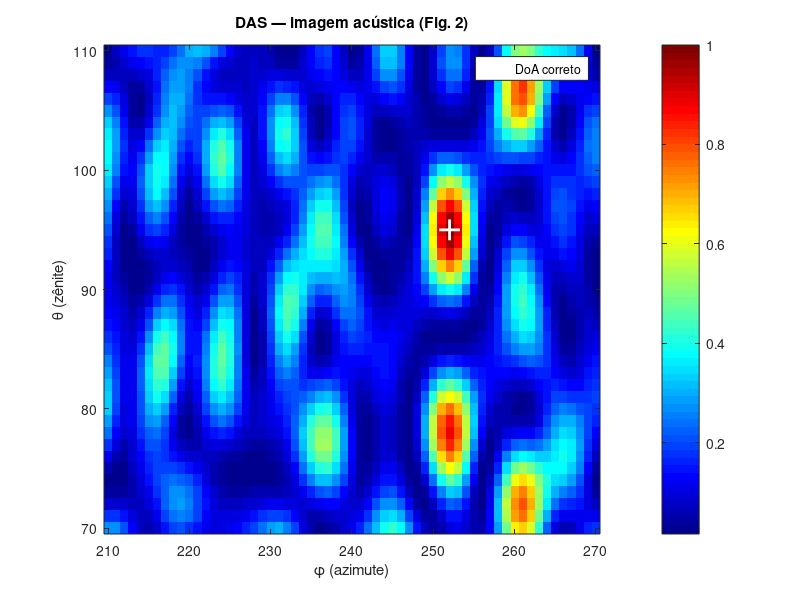
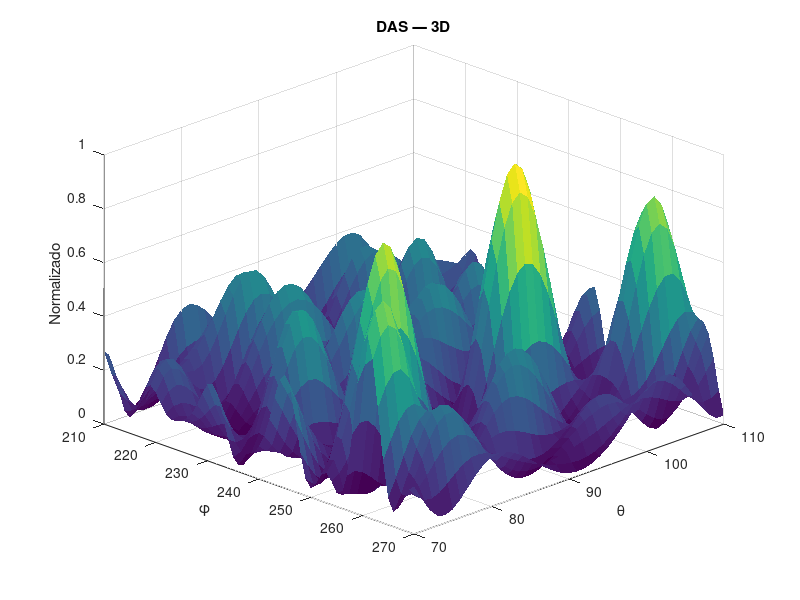
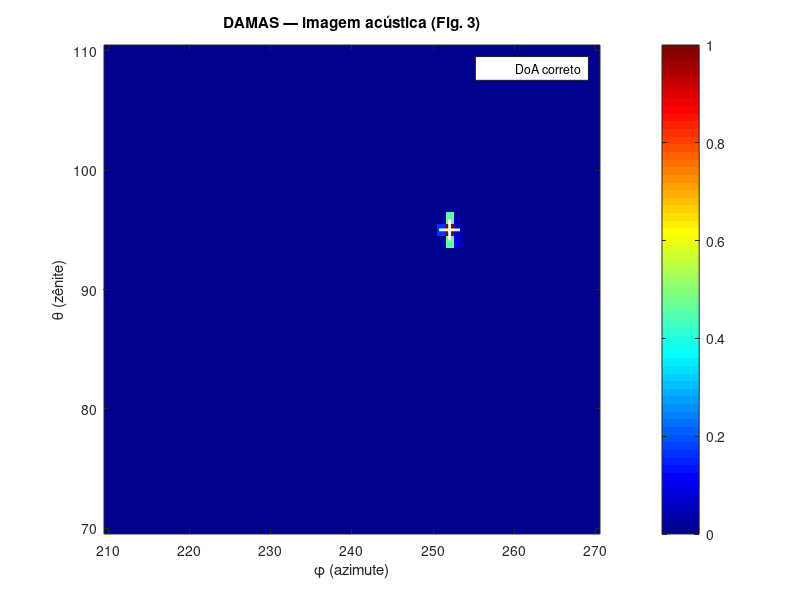
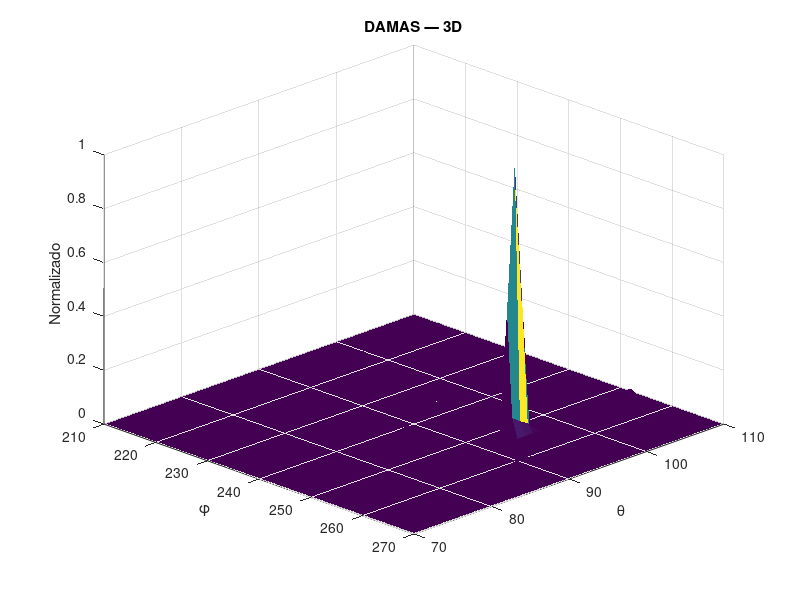

These figures' MATLAB source, in order:
clear; close all; clc;
%==========================================================================
% DAMAS — Reprodução do exemplo simulado do Tech Report (Apolinario, 2026)
% Reproduz a Fig. 2 (DAS) e a Fig. 3 (DAMAS) com sinal SINTÉTICO.
% Geometria: 6 mics reais do projeto IME. Grid grosso (1 grau) p/ validar.
%==========================================================================

%----------------
% Inicializações:
%----------------
c  = 343;    % velocidade do som (m/s)
f  = 700;    % frequência do tom (Hz)
M  = 6;      % número de microfones
fs = 44100;  % taxa de amostragem (Hz)

%---------------------------------
% Coordenadas dos mics (em metro):
%---------------------------------
p1 = (1/100)*[237.0;   0.0;    105.89].';
p2 = (1/100)*[-118.60; 205.40; 105.89].';
p3 = (1/100)*[-118.60; -205.40;105.89].';
p4 = (1/100)*[-175.00; 0.0;    265.89].';
p5 = (1/100)*[87.50;  -151.60; 265.89].';
p6 = (1/100)*[87.50;   151.60; 265.89].';
P  = [p1; p2; p3; p4; p5; p6];  % Matriz de posições (6x3)

%==========================================================================
% (1) GERAÇÃO DO SINAL SIMULADO  -- substitui o bloco de audioread
%--------------------------------------------------------------------------
% Reproduz a Sec. III do paper: WGN passa-baixa modulado por portadora de
% 700 Hz, vindo de UMA fonte em (theta_SOI, phi_SOI), com ruído branco
% espacialmente descorrelacionado para SNR = 10 dB.
% Para voltar aos sinais REAIS: comente este bloco e descomente o audioread.
%==========================================================================
theta_SOI = 95;    % zênite da fonte (graus)
phi_SOI   = 252;   % azimute da fonte (graus)
SNR_dB    = 10;    % relação sinal-ruído (dB)
T         = 15;    % duração (s)  -> paper usa 15 s (661.500 amostras)
K         = round(T*fs);  % número de snapshots

wo = 2*pi*f/fs;    % frequência digital da portadora

% --- sinal-fonte: WGN passa-baixa (banda-base ~ deltaf) ---
deltaf = 100;                            % largura de banda do envelope (Hz)
s = randn(1, K);                         % WGN
[bb, ab] = butter(4, (deltaf/2)/(fs/2)); % passa-baixa
s = filter(bb, ab, s);                   % envelope band-limited
s = s / sqrt(mean(abs(s).^2));           % normaliza potência

% --- vetor de direção e steering da fonte ---
vectork_SOI = [sind(theta_SOI)*cosd(phi_SOI); ...
               sind(theta_SOI)*sind(phi_SOI); ...
               cosd(theta_SOI)];
% atraso geométrico (em amostras) de cada mic
tau = (P * vectork_SOI) / c;             % atraso em segundos (6x1)

% --- monta sinais analíticos de cada mic: s(k) modulado + fase do atraso ---
k_idx = 0:K-1;
carrier = exp(1i*wo*k_idx);              % portadora analítica
snapshots = zeros(M, K);
for m = 1:M
    phase_delay = exp(-1i*2*pi*f*tau(m));   % fase do atraso (Eq.4)
    snapshots(m,:) = s .* carrier * phase_delay;
end

% --- adiciona ruído branco espacial p/ SNR alvo ---
Psig = mean(abs(snapshots(:)).^2);
Pn   = Psig / (10^(SNR_dB/10));
noise = sqrt(Pn/2)*(randn(M,K) + 1i*randn(M,K));
snapshots = snapshots + noise;

%==========================================================================
% (1-REAL) BLOCO ALTERNATIVO PARA SINAIS REAIS (deixar comentado por ora)
%==========================================================================
% [x1, fs]  = audioread('gravacoes/mic1.wav');
% ... (seu bloco original de audioread + filtro FIR + hilbert) ...
% snapshots = [x1.'; x2.'; ... ; x6.'];
%==========================================================================

%-------------------------------------
% Estimando matriz de covariância Rx:
%-------------------------------------
Rx = snapshots * snapshots' / K;

%==========================================================================
% (2) GRID DE DIREÇÕES  (exemplo do paper, mas com passo grosso p/ validar)
%==========================================================================
deltagraus = 1;                 % <-- comece com 1 grau; depois 0.2
theta_vec = 70:deltagraus:110;  % zênite
phi_vec   = 210:deltagraus:270; % azimute
Ntheta = numel(theta_vec);
Nphi   = numel(phi_vec);
N      = Ntheta*Nphi;           % total de direções no grid

%==========================================================================
% (3) DAS  -- reproduz a Fig. 2
% Também guardamos TODOS os steering vectors p/ reaproveitar no DAMAS.
%==========================================================================
disp('Calculando DAS...'); tic

Asteer = zeros(M, N);   % matriz com todos os steering vectors (M x N)
b_img  = zeros(N, 1);   % imagem DAS empilhada (vetor coluna) -> "b"
col = 0;
for it = 1:Ntheta
    theta = theta_vec(it);
    for ip = 1:Nphi
        phi = phi_vec(ip);
        col = col + 1;
        vectork = [sind(theta)*cosd(phi); sind(theta)*sind(phi); cosd(theta)];
        a = exp(-1i*2*pi*f * P * vectork / c);   % steering (NÃO normalizado)
        Asteer(:,col) = a;
        w = a / M;                               % peso DAS (Eq.10)
        b_img(col) = real(w' * Rx * w);          % potência (Eq.11)
    end
end
fprintf('DAS pronto em %d s.\n', round(toc));

% reorganiza b em matriz (theta x phi) para visualizar
Imagem_DAS = reshape(b_img, Nphi, Ntheta).';

%==========================================================================
% (4) MATRIZ A  (Point-Spread Function)  -- Eq. (14)
% A = (1/M^2) * (Asteer^H Asteer) .* conj(Asteer^H Asteer)
%==========================================================================
disp('Montando matriz A (PSF)...'); tic
G = Asteer' * Asteer;            % N x N (produtos internos entre direções)
A = (1/M^2) * (G .* conj(G));    % Hadamard -> |.|^2  (real, não-negativa)
A = real(A);
fprintf('A montada (%dx%d) em %d s.\n', N, N, round(toc));

%==========================================================================
% (5) DAMAS  -- Algoritmo 1 / Eq. (16)
% Gauss-Seidel com projeção em não-negatividade.
%==========================================================================
NLOOPS = 500;
p = zeros(N,1);                  % imagem deconvoluída (inicia em zero)
Adiag = diag(A);

disp('Rodando DAMAS...'); tic
for loop = 1:NLOOPS
    for i = 1:N
        % soma dos outros termos (j != i) usando p atual (Gauss-Seidel)
        interf = A(i,:)*p - A(i,i)*p(i);
        p(i) = max(0, (b_img(i) - interf)/Adiag(i));
    end
end
fprintf('DAMAS pronto (%d iteracoes) em %d s.\n', NLOOPS, round(toc));

Imagem_DAMAS = reshape(p, Nphi, Ntheta).';

%==========================================================================
% (6) PLOTS  -- Figs. 2 e 3
%==========================================================================
% ---- DAS 2D ----
figure
imagesc(phi_vec, theta_vec, Imagem_DAS/max(Imagem_DAS(:)))
set(gca,'YDir','normal'); colorbar; colormap jet
xlabel('\phi (azimute)'); ylabel('\theta (zênite)')
title('DAS — imagem acústica (Fig. 2)')
hold on; plot(phi_SOI, theta_SOI, 'w+', 'MarkerSize',15,'LineWidth',2)
legend('DoA correto')

% ---- DAS 3D ----
figure
[PHI,THETA] = meshgrid(phi_vec, theta_vec);
surf(PHI, THETA, Imagem_DAS/max(Imagem_DAS(:)), 'EdgeColor','none')
view(45,30); xlabel('\phi'); ylabel('\theta'); zlabel('Normalizado')
title('DAS — 3D')

% ---- DAMAS 2D ----
figure
imagesc(phi_vec, theta_vec, Imagem_DAMAS/max(Imagem_DAMAS(:)))
set(gca,'YDir','normal'); colorbar; colormap jet
xlabel('\phi (azimute)'); ylabel('\theta (zênite)')
title('DAMAS — imagem acústica (Fig. 3)')
hold on; plot(phi_SOI, theta_SOI, 'w+', 'MarkerSize',15,'LineWidth',2)
legend('DoA correto')

% ---- DAMAS 3D ----
figure
surf(PHI, THETA, Imagem_DAMAS/max(Imagem_DAMAS(:)), 'EdgeColor','none')
view(45,30); xlabel('\phi'); ylabel('\theta'); zlabel('Normalizado')
title('DAMAS — 3D')

%==========================================================================
% (7) PICOS
%==========================================================================
[~, idx] = max(Imagem_DAS(:));
[tD,pD] = ind2sub(size(Imagem_DAS), idx);
fprintf('\n--- DAS  pico:   theta=%.0f, phi=%.0f ---\n', theta_vec(tD), phi_vec(pD));
[~, idx] = max(Imagem_DAMAS(:));
[tM,pM] = ind2sub(size(Imagem_DAMAS), idx);
fprintf('--- DAMAS pico:  theta=%.0f, phi=%.0f ---\n', theta_vec(tM), phi_vec(pM));
fprintf('--- Esperado:    theta=%d, phi=%d ---\n', theta_SOI, phi_SOI);
